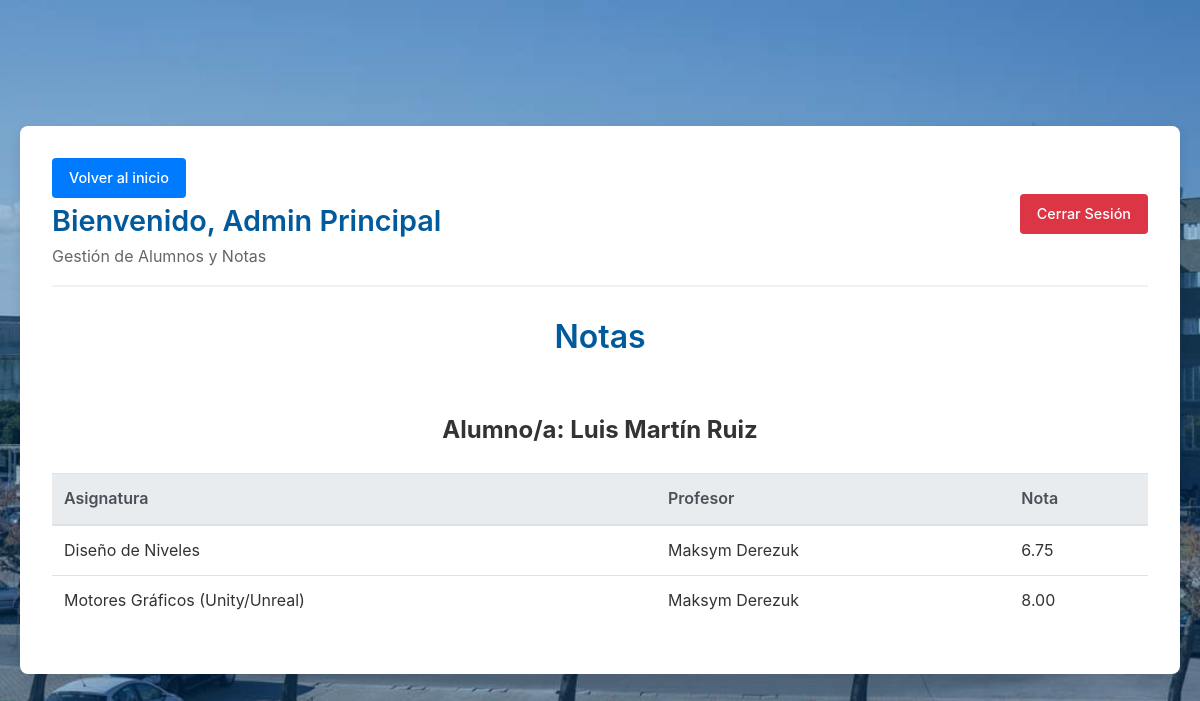
Screenshot of /view/ver_alumno.php?id=5 (signed in) with the database file from the repository.
### tables this page shows
CREATE TABLE IF NOT EXISTS tbl_asignaturas (
    id INT AUTO_INCREMENT PRIMARY KEY,
    nombre VARCHAR(150) NOT NULL,
    id_grado INT NOT NULL,
    curso ENUM('1','2','3','4') NOT NULL,
    creditos INT DEFAULT 6
);

CREATE TABLE IF NOT EXISTS tbl_gestores (
    id INT AUTO_INCREMENT PRIMARY KEY,
    nombre VARCHAR(100) NOT NULL,
    email VARCHAR(100) NOT NULL UNIQUE,
    password VARCHAR(255) NOT NULL,
    rol ENUM('profesor','secretaria','direccion','administrador') DEFAULT 'profesor'
);

CREATE TABLE IF NOT EXISTS tbl_notas (
    id INT AUTO_INCREMENT PRIMARY KEY,
    id_alumno INT NOT NULL,
    id_asignatura INT NOT NULL,
    convocatoria ENUM('ordinaria','extraordinaria'),
    nota DECIMAL(4,2)
);

### view/ver_alumno.php (the view, shortened to what this page needs)
<?php
if (!isset($_SESSION['logeado']) || $_SESSION['logeado'] !== true) {
    header('Location: ./login.php');
    exit();
} else {
    if (!isset($_GET['id'])) {
        header('Location: ./index.php?error=Necesitas el id del alumno para ver sus notas');
        exit();
    } else {
        require_once '../conexion/connection.php';
        $id_alumno = $_GET['id'];
        $sql_nombre = "SELECT CONCAT(nombre, ' ', apellido1, ' ', apellido2) FROM tbl_alumnos WHERE id = ?";
        $stmt_nombre = $conn->prepare($sql_nombre);
        $stmt_nombre->execute([$id_alumno]);
        $alumno_nombre = $stmt_nombre->fetchColumn();
        $sql = "SELECT  tas.nombre AS asignatura, tn.nota as nota, tg.nombre AS profesor FROM tbl_alumnos ta INNER JOIN tbl_notas tn ON ta.id = tn.id_alumno Inner Join tbl_asignaturas tas ON tn.id_asignatura = tas.id INNER JOIN tbl_profesor_asignatura tpa on tas.id = tpa.id_asignatura INNER JOIN tbl_gestores tg ON tpa.id_profesor = tg.id WHERE ta.id = ? and tn.nota IS NOT NULL";
        $stmt = $conn->prepare($sql);
        $stmt->execute([$id_alumno]);
        $alumno = $stmt->fetchAll(PDO::FETCH_ASSOC);
?>
        <!DOCTYPE html>
        <html lang="es">
        <head>
            <link rel="stylesheet" href="../css/style.css">
        </head>
        <body>
            <div class="dashboard-container">
                <div class="dashboard-header">
                    <div>
                        <a class="btn btn-primary" href="../index.php">Volver al inicio</a>
                        <h1>Bienvenido, <?php echo htmlspecialchars($_SESSION['user_nombre']); ?></h1>
                        <p>Gestión de Alumnos y Notas</p>
                    </div>
                    <div>
                        <a href="../proc/logout.php" class="btn btn-danger">Cerrar Sesión</a>
                    </div>
                </div>
                <h1>Notas</h1>
                <h2 class="centrar">Alumno/a: <?php echo htmlspecialchars($alumno_nombre); ?></h2>
                <?php if (count($alumno) > 0): ?>
                    <div class="table-responsive">
                        <table class="table">
                            <thead>
                                <tr>
                                    <th class="centrar">Asignatura</th>
                                    <th class="centrar">Profesor</th>
                                    <th class="centrar">Nota</th>
                                </tr>
                            </thead>
                            <tbody>
                                <?php foreach ($alumno as $nota): ?>
                                    <tr>
                                        <td><?php echo htmlspecialchars($nota['asignatura']); ?></td>
                                        <td><?php echo htmlspecialchars($nota['profesor']); ?></td>
                                        <td><?php echo htmlspecialchars($nota['nota']); ?></td>
                                    </tr>
                                <?php endforeach; ?>
                            </tbody>
                        </table>
                    </div>
                <?php else: ?>
                    <p>No tiene notas registradas.</p>
                <?php endif; ?>
        </body>
        </html>
<?php
    }
}
?>

### css/style.css (style rules this page uses)
* { margin: 0; padding: 0; box-sizing: border-box; }
body { font-family: -apple-system, BlinkMacSystemFont, "Segoe UI", Roboto, Helvetica, Arial, sans-serif; color: #333; line-height: 1.6; background-color: #f4f7f6; background-image: linear-gradient(rgba(0, 90, 156, 0.3), rgba(0, 90, 156, 0.3)), url('../img/escuela.jpg'); background-size: cover; background-position: center center; background-repeat: no-repeat; background-attachment: fixed; display: flex; justify-content: center; align-items: center; min-height: 100vh; padding: 20px; }
.centrar { text-align: center; }
h1 { text-align: center; color: #005A9C; margin-bottom: 1.5rem; font-weight: 600; }
a { color: #007BFF; text-decoration: none; transition: color 0.3s ease; }
.dashboard-container { width: 100%; max-width: 1200px; background: #fff; border-radius: 8px; box-shadow: 0 4px 12px rgba(0, 0, 0, 0.1); padding: 2rem; margin: 2rem auto; display: flex; flex-direction: column; gap: 1.5rem; }
.dashboard-header { display: flex; justify-content: space-between; align-items: center; border-bottom: 2px solid #f1f1f1; padding-bottom: 1rem; flex-wrap: wrap; gap: 1rem; }
.dashboard-header h1 { margin: 0; text-align: left; font-size: 1.8rem; }
.dashboard-header p { color: #666; margin: 0; }
.btn { display: inline-block; padding: 0.5rem 1rem; border-radius: 4px; text-decoration: none; font-weight: 500; cursor: pointer; transition: background-color 0.2s; border: 1px solid transparent; font-size: 0.9rem; text-align: center; font-family: inherit; line-height: 1.5; vertical-align: middle; }
.btn-primary { background-color: #007BFF; color: white; }
.btn-danger { background-color: #dc3545; color: white; }
.table-responsive { overflow-x: auto; }
.table { width: 100%; border-collapse: collapse; margin-bottom: 1rem; background-color: transparent; }
.table th, .table td { padding: 0.75rem; vertical-align: top; border-top: 1px solid #dee2e6; text-align: left; }
.table th { vertical-align: bottom; border-bottom: 2px solid #dee2e6; background-color: #e9ecef; color: #495057; font-weight: 600; }
.table tbody tr { animation: fadeInUp 0.5s ease-out backwards; }
.table tbody tr:nth-child(1) { animation-delay: 0.1s; }
.table tbody tr:nth-child(2) { animation-delay: 0.2s; }

### rows the page displays
tbl_asignaturas: nombre "Diseño de Niveles", tbl_gestores.nombre "Maksym Derezuk", tbl_notas.nota "6.75"
tbl_asignaturas: nombre "Motores Gráficos (Unity/Unreal)", tbl_gestores.nombre "Maksym Derezuk", tbl_notas.nota "8.00"

### other values shown
$_SESSION['user_nombre'] "Admin Principal"
$alumno_nombre "Luis Martín Ruiz"
